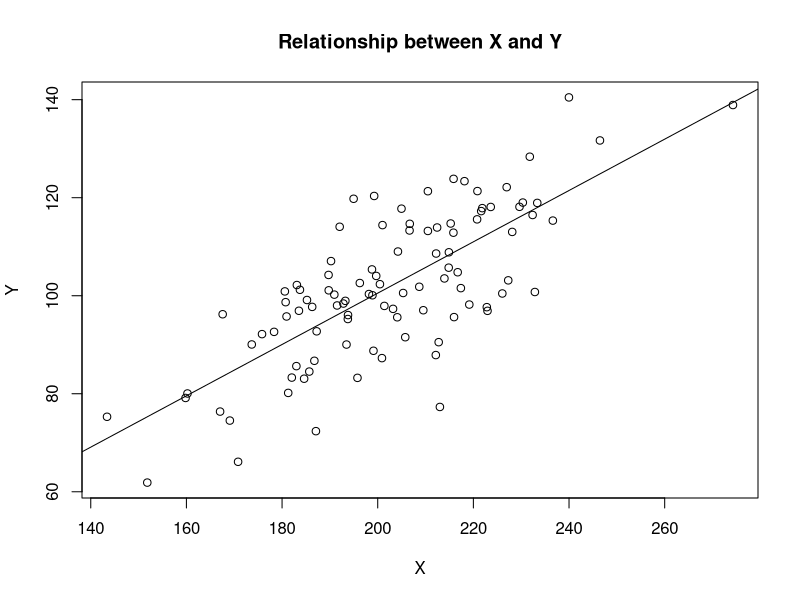

The R script that drew this image:
## ---- chunk 1
set.seed(6164900)
Y <- rnorm(100, 100, 15)
X <- Y + rnorm(100, 100, 15)
## ---- chunk 2
n <- length(Y)
b1 <- (n*sum(X*Y) - sum(X)*sum(Y)) / (n*sum(X^2) - sum(X)^2)
b0 <- mean(Y) - b1*mean(X)
## ---- chunk 3
plot(X,Y, main = 'Relationship between X and Y')
abline(a = b0, b = b1)
## ---- chunk 4
y_pred <- b0 + b1*X

metrics <- function(pred){
  RMSE <- sqrt(mean((Y-y_pred)^2))
  MAD <- mean(abs(Y-y_pred))
  MaxDev <- max(abs(Y-y_pred))
  MinDev <- min(abs(Y-y_pred))
  R2 <- 1-(sum((Y-y_pred)^2)/sum((Y - mean(Y))^2))
  return(list(RMSE = RMSE, MAD = MAD, MaxDev = MaxDev, MinDev = MinDev, R2 = R2))
}

## ---- chunk 5
metrics(y_pred)
## ---- chunk 6
fit.lin <- lm(Y~X)
summary(fit.lin)
metrics(fit.lin$fitted.values)
## ---- chunk 7
OLS <- function(outcome, input){
  y <- outcome #y is outcome variable
  x <- input #x is single input variable or matrix of input variables
  n <- length(y) #number of cases
  
  if(is.null(ncol(x))){ #if X is just an input vector we do this
    weights <- b1 <- (n*sum(x*y) - sum(x)*sum(y)) / (n*sum(x^2) - sum(x)^2)
    intercept <- mean(y) - weights * mean(x)
  } else{ #if its a matrix we specifiy for loop
    weights <- c()
    for(i in 1:ncol(x)){
      b_i <- (n*sum(x[,i]*y) - sum(x[,i])*sum(y)) / (n*sum(x[,i]^2) - sum(x[,i])^2)
      weights <- append(weights, b_i)
    }
    intercept <- mean(y) - sum(weights*(colMeans(input)))
  }
  
  ypred <- intercept + rowSums(t(t(input)*weights))
  metricz <- metrics(ypred)
  return(list(weights = weights, predictions = ypred, metrics = metricz))
}

## ---- chunk 8
ols_obj <- OLS(Y,cbind(X, rnorm(100), rnorm(100)))
ols_obj$metrics
ols_obj$weights
